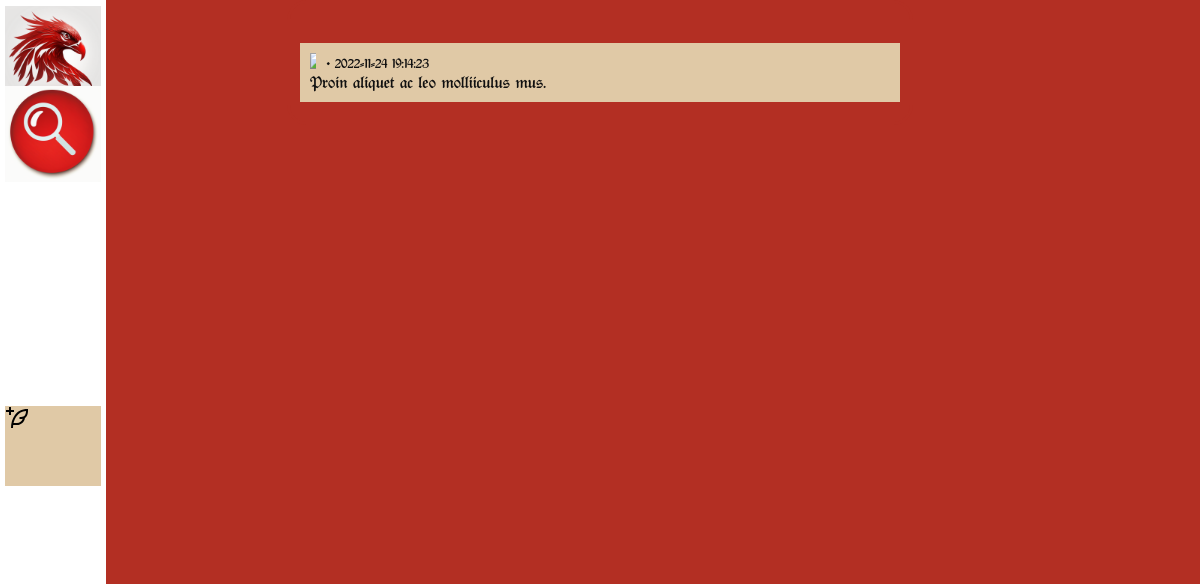
Screenshot of /php/content/post.php?id=1 with the database file from the repository.
### tables this page shows
CREATE TABLE Post(
    id INT NOT NULL AUTO_INCREMENT PRIMARY KEY,
    
    author_id INT,
    content VARCHAR(255) NOT NULL,
    image_id INT NULL,
    creation_date TIMESTAMP NOT NULL default CURRENT_TIMESTAMP,

    FOREIGN KEY (author_id) REFERENCES Profile(id),
    FOREIGN KEY (image_id) REFERENCES Image(id)
);

### php/content/post.php (the view, shortened to what this page needs)
<!DOCTYPE html>
<html>
    <head>
        <link rel="stylesheet" href="./css/style.css">
    </head>
    <body>
        <div id="main">
        <?php
        $id = $_GET['id'];
        $db = mysqli_connect("db", "mysql_user", "mysql_pass", "app",3306);
        $result = mysqli_query($db,
           "SELECT prof.username as author,
            i.image_path as prof,
            p.content as cont,
            p.creation_date as cre_time
            FROM Post p
            LEFT JOIN Profile prof ON prof.id=p.author_id
            LEFT JOIN Image i ON prof.profile_picture_id=i.id
            WHERE p.id={$id}
            LIMIT 1
        ");
        $post = mysqli_fetch_array($result);
        ?>
        <div class="post">
                    <div class="meta">
                        <a class="author">
                            <img class="prof_pic" src="<?=('./profile_pics/'.$post['prof'])?>">
                            ·
                            <small><?=$post["cre_time"]?></small>
                        </a>
                    </div>
                    <p>
                        <?=$post["cont"]?>
                    </p>
                </div>
        </div>
    </body>
</html>

### php/content/css/style.css (style rules this page uses)
:root { --col_r: #b32f23; --col_p: #FA9494; --col_w: #CFD2CF; --col_post: #E0C9A6; }
* { font-family:rediviva; font-weight: 100; margin: 0; padding: 0; }
body { background-color: var(--col_r); color: var(--col_w); }
#main { margin: auto; width: 50%; padding: 10px 10px 10px; text-align: center; border: solid 3px var(--col_r); border-radius: 20px; }
#sidenav { height: 100%; width: 8vw; position: fixed; z-index: 1; top:0; left:0; overflow-x:hidden; padding-top: 20px; padding: 6px 5px 6px 5px; background-color: white; }
#sidenav>.button { height: 10vh; }
#sidenav>.end { bottom: 0; height:10vh; }
a.button, a.button>* { float: left; width: 100%; object-fit: contain; }
.post { background-color: var(--col_post); color: #101010; border: 0 0 0; border-radius: 30; padding: 10px; margin-top:30px; margin-bottom: 10px; }
.meta { width: 100%; margin-bottom: 20px; }
.meta>* { float: left; text-align: left; margin: 0; vertical-align: middle; }
.meta>.author { font-weight: bold; }
.author>img, .profile>img { width:5%; object-fit: contain; float: left; margin-right: 10px; vertical-align: middle; }
.post>p { text-align: left; }
#newPost { border: 0 solid var(--col_post); border-radius: 10; background-color: var(--col_post); }

### rows the page displays
post: creation_date "2022-11-24 19:14:23", content "Proin aliquet ac leo molliiculus mus."
